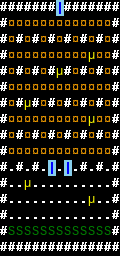

Below is a game level as drawn by its tile map, then a one-line description and the .tmx file that defines it, in full:
An orthogonal 15x16 tile map with 8x16 px tiles, 3 tile layers (Terrain, Foes, Orb).

<map version="1.10" tiledversion="1.11.2" orientation="orthogonal" renderorder="right-down" width="15" height="16" tilewidth="8" tileheight="16" infinite="0" nextlayerid="4" nextobjectid="1">
 <tileset firstgid="1" source="tileset/editor.tsx" />
 <layer id="1" name="Terrain" width="15" height="16">
  <data encoding="csv">
5,5,5,5,5,5,5,6,5,5,5,5,5,5,5,
5,1,1,1,1,1,1,1,1,1,1,1,1,1,5,
5,1,5,1,5,1,5,1,5,1,5,1,5,1,5,
5,1,1,1,1,1,1,1,1,1,1,1,1,1,5,
5,1,5,1,5,1,5,1,5,1,5,1,5,1,5,
5,1,1,1,1,1,1,1,1,1,1,1,1,1,5,
5,1,5,1,5,1,5,1,5,1,5,1,5,1,5,
5,1,1,1,1,1,1,1,1,1,1,1,1,1,5,
5,1,5,1,5,1,5,1,5,1,5,1,5,1,5,
5,1,1,1,1,1,1,1,1,1,1,1,1,1,5,
5,1,5,1,5,1,6,1,6,1,5,1,5,1,5,
5,1,1,1,1,1,1,1,1,1,1,1,1,1,5,
5,1,1,1,1,1,1,1,1,1,1,1,1,1,5,
5,1,1,1,1,1,1,1,1,1,1,1,1,1,5,
5,3,3,3,3,3,3,3,3,3,3,3,3,3,5,
5,5,5,5,5,5,5,5,5,5,5,5,5,5,5
</data>
 </layer>
 <layer id="2" name="Foes" width="15" height="16">
  <data encoding="csv">
0,0,0,0,0,0,0,0,0,0,0,0,0,0,0,
0,0,0,0,0,0,0,0,0,0,0,0,0,0,0,
0,0,0,0,0,0,0,0,0,0,0,0,0,0,0,
0,0,0,0,0,0,0,0,0,0,0,2,0,0,0,
0,0,0,0,0,0,0,2,0,0,0,0,0,0,0,
0,0,0,0,0,0,0,0,0,0,0,0,0,0,0,
0,0,0,2,0,0,0,0,0,0,0,0,0,0,0,
0,0,0,0,0,0,0,0,0,0,0,2,0,0,0,
0,0,0,0,0,0,0,0,0,0,0,0,0,0,0,
0,0,0,0,0,0,0,0,0,0,0,0,0,0,0,
0,0,0,0,0,0,0,0,0,0,0,0,0,0,0,
0,0,0,2,0,0,0,0,0,0,0,0,0,0,0,
0,0,0,0,0,0,0,0,0,0,0,2,0,0,0,
0,0,0,0,0,0,0,0,0,0,0,0,0,0,0,
0,0,0,0,0,0,0,0,0,0,0,0,0,0,0,
0,0,0,0,0,0,0,0,0,0,0,0,0,0,0
</data>
 </layer>
 <layer id="3" name="Orb" width="15" height="16">
  <data encoding="csv">
0,0,0,0,0,0,0,0,0,0,0,0,0,0,0,
0,4,4,4,4,4,4,4,4,4,4,4,4,4,0,
0,4,0,4,0,4,0,4,0,4,0,4,0,4,0,
0,4,4,4,4,4,4,4,4,4,4,0,4,4,0,
0,4,0,4,0,4,0,0,0,4,0,4,0,4,0,
0,4,4,4,4,4,4,4,4,4,4,4,4,4,0,
0,4,0,0,0,4,0,4,0,4,0,4,0,4,0,
0,4,4,4,4,4,4,4,4,4,4,0,4,4,0,
0,4,0,4,0,4,0,4,0,4,0,4,0,4,0,
0,4,4,4,4,4,4,4,4,4,4,4,4,4,0,
0,0,0,0,0,0,0,0,0,0,0,0,0,0,0,
0,0,0,0,0,0,0,0,0,0,0,0,0,0,0,
0,0,0,0,0,0,0,0,0,0,0,0,0,0,0,
0,0,0,0,0,0,0,0,0,0,0,0,0,0,0,
0,0,0,0,0,0,0,0,0,0,0,0,0,0,0,
0,0,0,0,0,0,0,0,0,0,0,0,0,0,0
</data>
 </layer>
</map>
